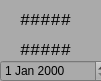
   <widget class="QWidget" name="widgetAuxiliar" native="true">
    <property name="geometry">
     <rect>
      <x>450</x>
      <y>0</y>
      <width>101</width>
      <height>81</height>
     </rect>
    </property>
    <property name="styleSheet">
     <string notr="true">background-color: rgb(170, 170, 170);</string>
    </property>
    <widget class="QLabel" name="labelListaIDAUX">
     <property name="geometry">
      <rect>
       <x>20</x>
       <y>10</y>
       <width>51</width>
       <height>21</height>
      </rect>
     </property>
     <property name="font">
      <font>
       <family>Courier New</family>
       <pointsize>13</pointsize>
      </font>
     </property>
     <property name="text">
      <string>#####</string>
     </property>
    </widget>
    <widget class="QLabel" name="labelListaIDAUX_2">
     <property name="geometry">
      <rect>
       <x>20</x>
       <y>40</y>
       <width>51</width>
       <height>21</height>
      </rect>
     </property>
     <property name="font">
      <font>
       <family>Courier New</family>
       <pointsize>13</pointsize>
      </font>
     </property>
     <property name="text">
      <string>#####</string>
     </property>
    </widget>
    <widget class="QDateEdit" name="dateEdit">
     <property name="geometry">
      <rect>
       <x>0</x>
       <y>60</y>
       <width>110</width>
       <height>22</height>
      </rect>
     </property>
    </widget>
   </widget>
